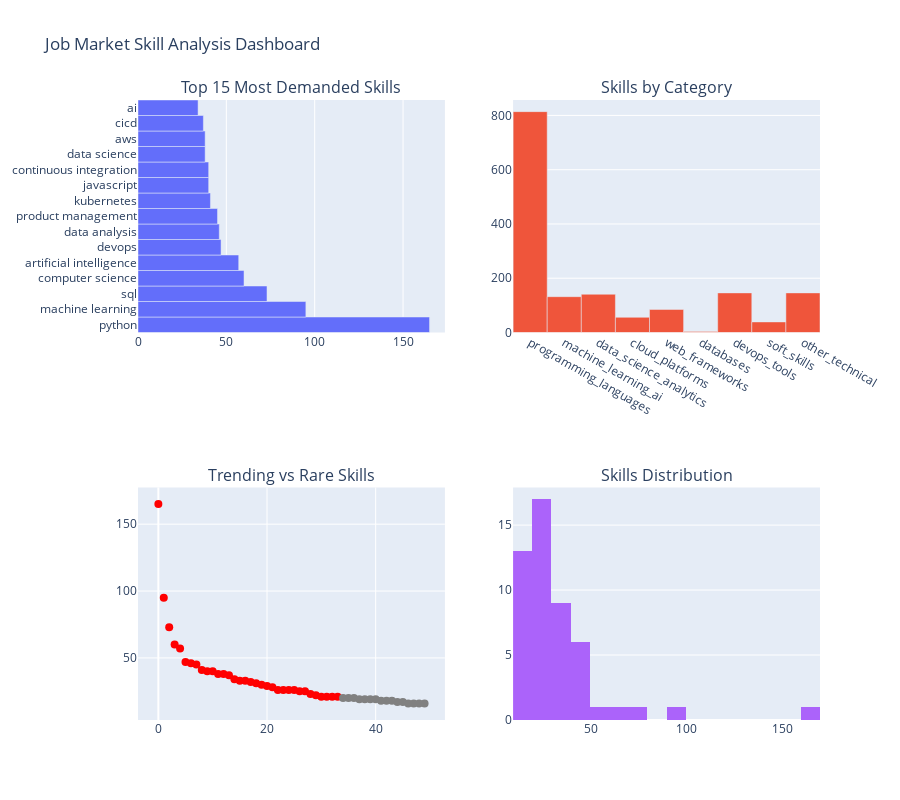

Here is the notebook cell this chart was saved with:
### Code cell
# Top Skills Visualization
fig = make_subplots(
    rows=2, cols=2,
    subplot_titles=('Top 15 Most Demanded Skills', 'Skills by Category', 
                   'Trending vs Rare Skills', 'Skills Distribution'),
    specs=[[{"type": "bar"}, {"type": "bar"}],
           [{"type": "scatter"}, {"type": "histogram"}]]
)

# Top 15 skills
top_skills = list(insights['skill_frequency'].items())[:15]
skills, counts = zip(*top_skills)
fig.add_trace(
    go.Bar(x=counts, y=skills, orientation='h', name="Skill Demand"),
    row=1, col=1
)

# Skills by category
category_totals = {}
for category, skills_dict in insights['skills_by_category'].items():
    category_totals[category] = sum(skills_dict.values())

categories = list(category_totals.keys())
cat_counts = list(category_totals.values())
fig.add_trace(
    go.Bar(x=categories, y=cat_counts, name="Category Totals"),
    row=1, col=2
)

# Trending vs Rare (scatter plot)
all_skill_items = list(insights['skill_frequency'].items())
trending_skills = set(insights['trending_skills'])
rare_skills = set(insights['rare_skills'])

colors = []
for skill, count in all_skill_items:
    if skill in trending_skills:
        colors.append('red')
    elif skill in rare_skills:
        colors.append('blue')
    else:
        colors.append('gray')

skill_names, skill_counts = zip(*all_skill_items)
fig.add_trace(
    go.Scatter(
        x=list(range(len(skill_counts))), 
        y=skill_counts,
        mode='markers',
        marker=dict(color=colors, size=8),
        text=skill_names,
        name="Skills (Red=Trending, Blue=Rare)"
    ),
    row=2, col=1
)

# Skills distribution histogram
fig.add_trace(
    go.Histogram(x=skill_counts, nbinsx=20, name="Skill Count Distribution"),
    row=2, col=2
)

fig.update_layout(height=800, showlegend=False, title_text="Job Market Skill Analysis Dashboard")
fig.show()

### Figure 1 — Plotly figure (JSON) as saved in the notebook; plotly's stock layout.template omitted (floating-point values rounded to 4 significant figures)
{"data": [{"name": "Skill Demand", "orientation": "h", "type": "bar", "x": [165, 95, 73, 60, 57, 47, 46, 45, 41, 40, 40, 38, 38, 37, 34], "xaxis": "x", "y": ["python", "machine learning", "sql", "computer science", "artificial intelligence", "devops", "data analysis", "product management", "kubernetes", "javascript", "continuous integration", "data science", "aws", "cicd", "ai"], "yaxis": "y"}, {"name": "Category Totals", "type": "bar", "x": ["programming_languages", "machine_learning_ai", "data_science_analytics", "cloud_platforms", "web_frameworks", "databases", "devops_tools", "soft_skills", "other_technical"], "xaxis": "x2", "y": [814, 132, 141, 56, 85, 4, 146, 39, 146], "yaxis": "y2"}, {"marker": {"color": ["red", "red", "red", "red", "red", "red", "red", "red", "red", "red", "red", "red", "red", "red", "red", "red", "red", "red", "red", "red", "red", "red", "red", "red", "red", "red", "red", "red", "red", "red", "red", "red", "red", "red", "gray", "gray", "gray", "gray", "gray", "gray", "gray", "gray", "gray", "gray", "gray", "gray", "gray", "gray", "gray", "gray"], "size": 8}, "mode": "markers", "name": "Skills (Red=Trending, Blue=Rare)", "text": ["python", "machine learning", "sql", "computer science", "artificial intelligence", "devops", "data analysis", "product management", "kubernetes", "javascript", "continuous integration", "data science", "aws", "cicd", "ai", "data", "data scientist", "development", "product strategy", "natural language processing", "css", "machine learning engineer", "docker", "data analytics", "software development", "agile", "django", "react.js", "engineering", "statistics", "pandas", "machine", "c++", "python development", "gcp", "ml", "java", "azure", "automation", "software", "node.js", "numpy", "git", "html", "analytics", "full stack", "tensorflow", "microsoft azure", "power bi", "react"], "type": "scatter", "x": [0, 1, 2, 3, 4, 5, 6, 7, 8, 9, 10, 11, 12, 13, 14, 15, 16, 17, 18, 19, 20, 21, 22, 23, 24, 25, 26, 27, 28, 29, 30, 31, 32, 33, 34, 35, 36, 37, 38, 39, 40, 41, 42, 43, 44, 45, 46, 47, 48, 49], "xaxis": "x3", "y": [165, 95, 73, 60, 57, 47, 46, 45, 41, 40, 40, 38, 38, 37, 34, 33, 33, 32, 31, 30, 29, 28, 26, 26, 26, 26, 25, 25, 23, 22, 21, 21, 21, 21, 20, 20, 20, 19, 19, 19, 19, 18, 18, 18, 17, 17, 16, 16, 16, 16], "yaxis": "y3"}, {"name": "Skill Count Distribution", "nbinsx": 20, "type": "histogram", "x": [165, 95, 73, 60, 57, 47, 46, 45, 41, 40, 40, 38, 38, 37, 34, 33, 33, 32, 31, 30, 29, 28, 26, 26, 26, 26, 25, 25, 23, 22, 21, 21, 21, 21, 20, 20, 20, 19, 19, 19, 19, 18, 18, 18, 17, 17, 16, 16, 16, 16], "xaxis": "x4", "yaxis": "y4"}], "layout": {"annotations": [{"font": {"size": 16}, "showarrow": false, "text": "Top 15 Most Demanded Skills", "x": 0.225, "xanchor": "center", "xref": "paper", "y": 1, "yanchor": "bottom", "yref": "paper"}, {"font": {"size": 16}, "showarrow": false, "text": "Skills by Category", "x": 0.775, "xanchor": "center", "xref": "paper", "y": 1, "yanchor": "bottom", "yref": "paper"}, {"font": {"size": 16}, "showarrow": false, "text": "Trending vs Rare Skills", "x": 0.225, "xanchor": "center", "xref": "paper", "y": 0.375, "yanchor": "bottom", "yref": "paper"}, {"font": {"size": 16}, "showarrow": false, "text": "Skills Distribution", "x": 0.775, "xanchor": "center", "xref": "paper", "y": 0.375, "yanchor": "bottom", "yref": "paper"}], "height": 800, "showlegend": false, "title": {"text": "Job Market Skill Analysis Dashboard"}, "xaxis": {"anchor": "y", "domain": [0, 0.45]}, "xaxis2": {"anchor": "y2", "domain": [0.55, 1]}, "xaxis3": {"anchor": "y3", "domain": [0, 0.45]}, "xaxis4": {"anchor": "y4", "domain": [0.55, 1]}, "yaxis": {"anchor": "x", "domain": [0.625, 1]}, "yaxis2": {"anchor": "x2", "domain": [0.625, 1]}, "yaxis3": {"anchor": "x3", "domain": [0, 0.375]}, "yaxis4": {"anchor": "x4", "domain": [0, 0.375]}}}
